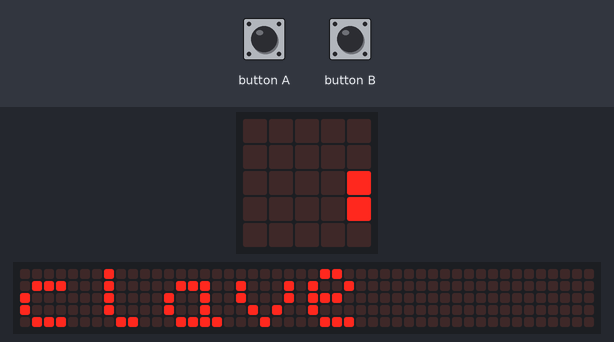
Recording of a program running on a simulated BBC micro:bit (MakeCode). Shown: the board's 5×5 LED display, a strip that is not on the board, showing the scrolling text unrolled. The test bench sets the inputs (shaded band). The 48×5 strip is a reading aid, not a part: it shows the text the display is scrolling, unrolled, one strip-width of it at a time.

Above: at 0.2 s.
At 5.0 s:
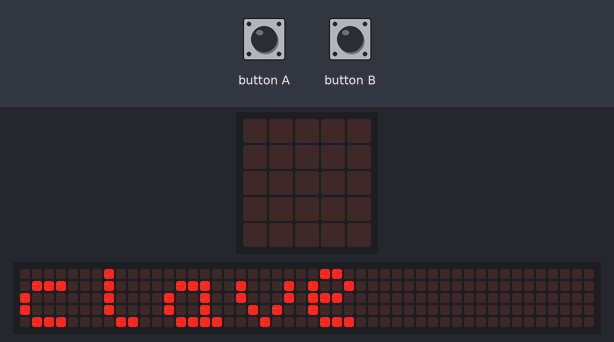
6.7 s: button B pressed for 0.15 s
At 8.2 s:
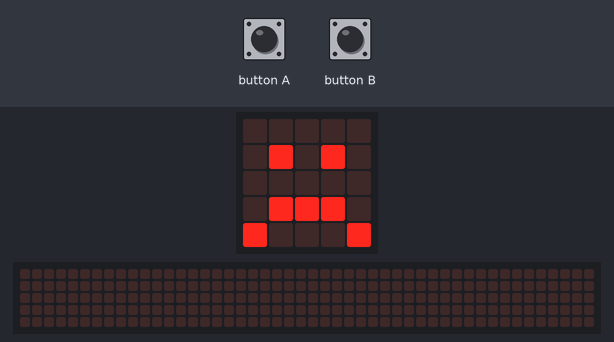
Timing chart, 0 to 9.7 s (numbered marks = the images above; inputs shaded):
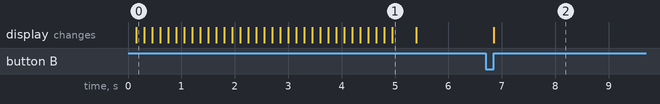

The program:

main.ts
```typescript
input.onButtonPressed(Button.A, function () {
    if (contador == 5) {
        bloqueo = 0
    }
})
input.onButtonPressed(Button.B, function () {
    if (control.millis() - tiempo < 1300) {
        contador += 1
    } else {
        basic.showIcon(IconNames.Sad)
        while (true) {
            basic.pause(100)
        }
    }
})
let bloqueo = 0
let tiempo = 0
let contador = 0
basic.showString("clave")
contador = 0
tiempo = control.millis()
bloqueo = 1
basic.forever(function () {
    if (bloqueo == 0) {
        basic.showString("Hello!")
    }
    if (tiempo - control.millis() > 1300) {
        basic.showIcon(IconNames.Heart)
        while (true) {
            basic.pause(100)
        }
    }
})
```

test.ts
```typescript
// aquí va el archivo "tests"; esto no se compilará cuando este paquete se utilice como una extensión.
```

Measured:
- after the input at 6.7 s, the display: changes after 0.15 s (image 2)
- what the display in image 1 shows lasts 0.4 s, from 5.0 s to 5.4 s
